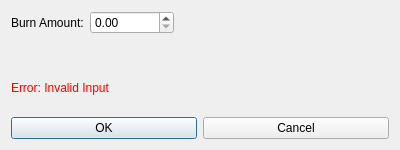
<?xml version="1.0" encoding="UTF-8"?>
<ui version="4.0">
 <class>SpatsBurnDialog</class>
 <widget class="QDialog" name="SpatsBurnDialog">
  <property name="geometry">
   <rect>
    <x>0</x>
    <y>0</y>
    <width>400</width>
    <height>150</height>
   </rect>
  </property>
  <property name="windowTitle">
   <string>Spats Burn Dialog</string>
  </property>
  <layout class="QVBoxLayout" name="verticalLayout">
   <item>
    <layout class="QFormLayout" name="formLayout">
     <property name="fieldGrowthPolicy">
      <enum>QFormLayout::ExpandingFieldsGrow</enum>
     </property>

     <!-- Burn Amount -->
     <item row="0" column="0">
      <widget class="QLabel" name="labelBurnAmount">
       <property name="text">
        <string>Burn Amount:</string>
       </property>
      </widget>
     </item>
     <item row="0" column="1">
      <widget class="QDoubleSpinBox" name="burnAmountSpinBox">
       <property name="minimum">
        <number>0</number>
       </property>
       <property name="maximum">
        <number>1000000000</number>
       </property>
       <property name="decimals">
        <number>2</number>
       </property>
      </widget>
     </item>

    </layout>
   </item>

   <!-- Error Label -->
   <item>
    <widget class="QLabel" name="errorLabel">
     <property name="text">
      <string>Error: Invalid Input</string>
     </property>
     <property name="visible">
      <bool>false</bool>
     </property>
     <property name="styleSheet">
      <string notr="true">QLabel { color: red; }</string>
     </property>
    </widget>
   </item>

   <!-- Buttons -->
   <item>
    <layout class="QHBoxLayout" name="buttonLayout">
     <item>
      <widget class="QPushButton" name="okButton">
       <property name="text">
        <string>OK</string>
       </property>
      </widget>
     </item>
     <item>
      <widget class="QPushButton" name="cancelButton">
       <property name="text">
        <string>Cancel</string>
       </property>
      </widget>
     </item>
    </layout>
   </item>
  </layout>
 </widget>
 <resources/>
 <connections/>
</ui>
